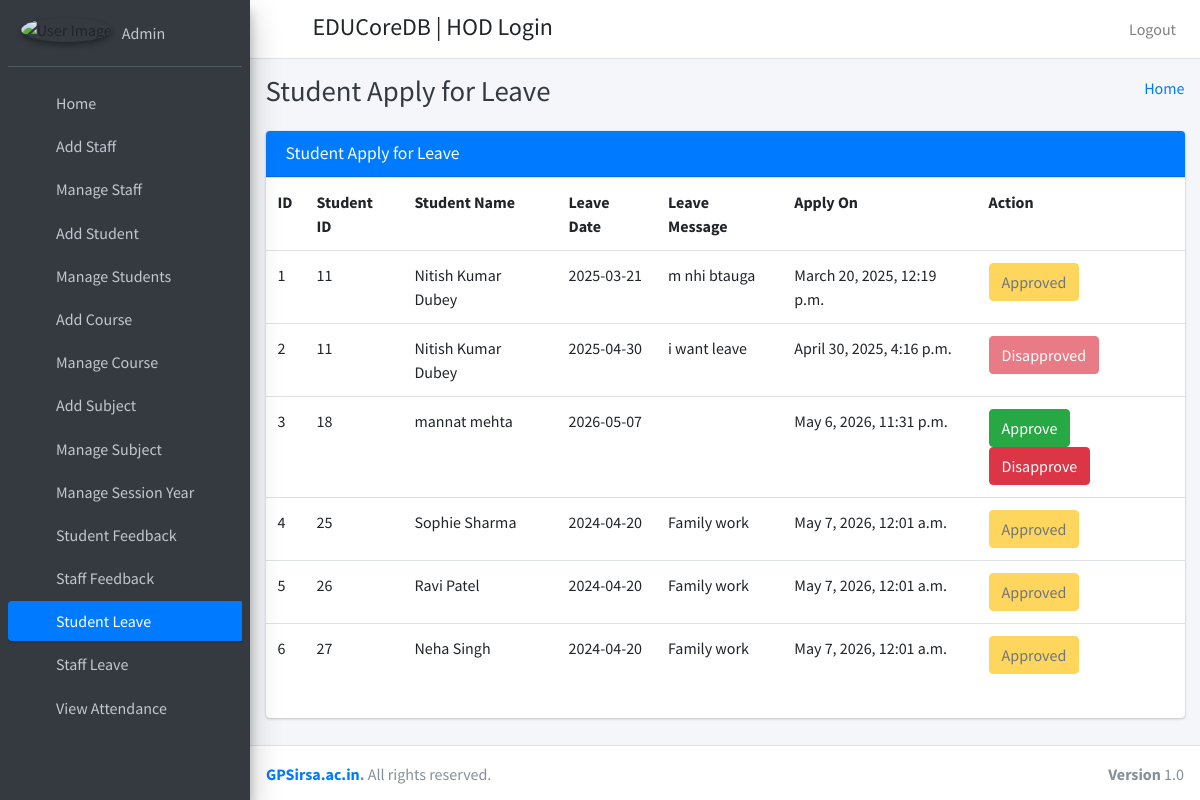
The page /student_leave_view (signed in) on the database its author committed.
### educoredb_app/models.py (models this page shows)
class CustomUser(AbstractUser):
    user_type_data=((1,"HOD"),(2,"Staff"),(3,"Student"))
    user_type=models.CharField(default=1,choices=user_type_data,max_length=10)

class LeaveReportStudent(models.Model):
    id=models.AutoField(primary_key=True)
    student_id=models.ForeignKey(Students,on_delete=models.CASCADE)
    leave_date=models.CharField(max_length=255)
    leave_message=models.TextField()
    leave_status=models.IntegerField(default=0)
    created_at=models.DateTimeField(auto_now_add=True)
    updated_at=models.DateTimeField(auto_now_add=True)
    objects=models.Manager()

class Students(models.Model):
    id=models.AutoField(primary_key=True)
    admin=models.OneToOneField(CustomUser,on_delete=models.CASCADE)
    gender=models.CharField(max_length=255)
    profile_pic=models.FileField()
    address=models.TextField()
    course_id=models.ForeignKey(Courses,on_delete=models.DO_NOTHING)
    session_year_id=models.ForeignKey(SessionYearModel,on_delete=models.CASCADE)
    created_at=models.DateTimeField(auto_now_add=True)
    updated_at=models.DateTimeField(auto_now_add=True)
    fcm_token=models.TextField(default="")
    objects = models.Manager()

### educoredb_app/HodViews.py (the view)
# urls.py: path('student_leave_view', HodViews.student_leave_view,name="student_leave_view"),
def student_leave_view(request):
    leaves=LeaveReportStudent.objects.all()
    return render(request,"hod_template/student_leave_view.html",{"leaves":leaves})

### educoredb_app/LoginCheckMiddleWare.py (called while the page is built, shortened)
    def process_view(self,request,view_func,view_args,view_kwargs):
        modulename=view_func.__module__
        print(modulename)
        user=request.user
        if user.is_authenticated:
            if user.user_type == "1":
                if request.path.startswith('/accounts/') or modulename == "educoredb_app.HodViews":
                    pass
                elif modulename == "educoredb_app.views" or modulename == "django.views.static":
                    pass
                elif modulename == "django.contrib.auth.views" or modulename =="django.contrib.admin.sites":
                    pass
                else:
                    return HttpResponseRedirect(reverse("admin_home"))
            else:
                return HttpResponseRedirect(reverse("show_login"))

### educoredb_app/templates/hod_template/student_leave_view.html
{% extends 'hod_template/base_template.html' %}
{% block page_title %}
Student Apply for Leave
{% endblock page_title %}
{% block main_content %}
    <section class="content">
      <div class="container-fluid">
          <div class="row">
              <div class="col-md-12">
            <div class="card card-primary">
              <div class="card-header">
                <h3 class="card-title">Student Apply for Leave</h3>
              </div>
                <div class="table">
                    <table class="table">
                        <tr>
                            <th>ID</th>
                            <th>Student ID</th>
                            <th>Student Name</th>
                            <th>Leave Date</th>
                            <th>Leave Message</th>
                            <th>Apply On</th>
                            <th>Action</th>
                        </tr>
                        {% for leave in leaves %}
                        <tr>
                            <td>{{ leave.id }}</td>
                            <td>{{ leave.student_id.admin.id }}</td>
                            <td>{{ leave.student_id.admin.first_name }} {{ leave.student_id.admin.last_name }}</td>
                            <td>{{ leave.leave_date }}</td>
                            <td>{{ leave.leave_message }}</td>
                            <td>{{ leave.created_at }}</td>
                            <td>
                                {% if leave.leave_status == 0 %}
                                <a href="{% url 'student_approve_leave' leave_id=leave.id %}" class="btn btn-success" >Approve</a>
                                <a class="btn btn-danger" href="{% url 'student_disapprove_leave' leave_id=leave.id %}" >Disapprove</a>
                                {% elif leave.leave_status == 1  %}
                                 <button class="btn btn-warning" disabled="disabled" data-toggle="modal" data-target="#reply_modal">Approved</button>
                                {% else %}
                                <button class="btn btn-danger" disabled="disabled" data-toggle="modal" data-target="#reply_modal">Disapproved</button>
                                {% endif %}
                            </td>
                        </tr>
                        {% endfor %}
                    </table>
                </div>
            </div>
          </div>
          </div>
      </div>
    </section>
{% endblock main_content %}

### educoredb_app/templates/hod_template/sidebar_template.html (shortened to what this page needs)
{% load static %}
  <aside class="main-sidebar sidebar-dark-primary elevation-4">
    <div class="sidebar">
      <div class="user-panel mt-3 pb-3 mb-3 d-flex">
        <div class="image">
          <img src="{% static "dist/img/user1-128x128.jpg" %}" class="img-circle elevation-2" alt="User Image">
        </div>
        <div class="info">
          <a href="{% url 'admin_profile' %}" class="d-block">{{ user.username }}</a>
        </div>
      </div>
      <nav class="mt-2">
        <ul class="nav nav-pills nav-sidebar flex-column" data-widget="treeview" role="menu" data-accordion="false">
          <li class="nav-item">
            {% url 'admin_home' as admin_home %}
            <a href="{{ admin_home }}" class="nav-link {% if request.path == admin_home %} active {% endif %}">
              <i class="nav-icon fas fa-th"></i>
              <p>
                Home
              </p>
            </a>
          </li>
          <li class="nav-item">
            {% url 'add_staff' as add_staff %}
            <a href="{{ add_staff }}" class="nav-link {% if request.path == add_staff %} active {% endif %}">
              <i class="nav-icon fas fa-th"></i>
              <p>
                Add Staff
              </p>
            </a>
          </li>
           <li class="nav-item">
              {% url 'manage_staff' as manage_staff %}
            {% url 'edit_staff' staff_id=id as edit_staff %}
            <a href="{% url 'manage_staff' %}" class="nav-link {% if request.path == manage_staff %} active {% endif %} {% if request.path == edit_staff %} active {% endif %}">
              <i class="nav-icon fas fa-th"></i>
              <p>
                Manage Staff
              </p>
            </a>
          </li>
          <li class="nav-item">
              {% url 'add_student' as add_student %}
            <a href="{% url 'add_student' %}" class="nav-link {% if request.path == add_student %} active {% endif %}">
              <i class="nav-icon fas fa-th"></i>
              <p>
                Add Student
              </p>
            </a>
          </li>
          <li class="nav-item">
              {% url 'manage_student' as manage_student %}
              {% url 'edit_student' student_id=id as edit_student %}
            <a href="{% url 'manage_student' %}" class="nav-link {% if request.path == manage_student %} active {% endif %} {% if request.path == edit_student %} active {% endif %}">
              <i class="nav-icon fas fa-th"></i>
              <p>
                Manage Students
              </p>
            </a>
          </li>
          <li class="nav-item">
            {% url 'add_course' as add_course %}
            <a href="{% url 'add_course' %}" class="nav-link {% if request.path == add_course %} active {% endif %}">
              <i class="nav-icon fas fa-th"></i>
              <p>
                Add Course
              </p>
            </a>
          </li>
          <li class="nav-item">
            {% url 'manage_course' as manage_course %}
              {% url 'edit_course' course_id=id as edit_course %}
            <a href="{% url 'manage_course' %}" class="nav-link {% if request.path == manage_course %} active {% endif %} {% if request.path == edit_course %} active {% endif %}">
              <i class="nav-icon fas fa-th"></i>
              <p>
                Manage Course
              </p>
            </a>
          </li>
          <li class="nav-item">
            {% url 'add_subject' as add_subject %}
            <a href="{% url 'add_subject' %}" class="nav-link {% if request.path == add_subject %} active {% endif %}">
              <i class="nav-icon fas fa-th"></i>
              <p>
                Add Subject
              </p>
            </a>
          </li>
          <li class="nav-item">
            {% url 'manage_subject' as manage_subject %}
            {% url 'edit_subject' subject_id=id as edit_subject %}
            <a href="{% url 'manage_subject' %}" class="nav-link {% if request.path == manage_subject %} active {% endif %} {% if request.path == edit_subject %} active {% endif %} ">
              <i class="nav-icon fas fa-th"></i>
              <p>
                Manage Subject
              </p>
            </a>
          </li>
          <li class="nav-item">
            {% url 'manage_session' as manage_session %}
            <a href="{% url 'manage_session' %}" class="nav-link {% if request.path == manage_session %} active {% endif %} ">
              <i class="nav-icon fas fa-th"></i>
              <p>
                Manage Session Year
              </p>
            </a>
          </li>
           <li class="nav-item">
             {% url 'student_feedback_message' as student_feedback_message %}
            <a href="{% url 'student_feedback_message' %}" class="nav-link {% if request.path == student_feedback_message %} active {% endif %}">
              <i class="nav-icon fas fa-th"></i>
              <p>
                Student Feedback
              </p>
            </a>
          </li>
           <li class="nav-item">
               {% url 'staff_feedback_message' as staff_feedback_message %}
            <a href="{% url 'staff_feedback_message' %}" class="nav-link {% if request.path == staff_feedback_message %} active {% endif %}">
              <i class="nav-icon fas fa-th"></i>
              <p>
                Staff Feedback
              </p>
            </a>
          </li>
           <li class="nav-item">
               {% url 'student_leave_view' as student_leave_view %}
            <a href="{% url 'student_leave_view' %}" class="nav-link {% if request.path == student_leave_view %} active {% endif %}">
              <i class="nav-icon fas fa-th"></i>
              <p>
                Student Leave
              </p>
            </a>
          </li>
            <li class="nav-item">
                 {% url 'staff_leave_view' as staff_leave_view %}
            <a href="{% url 'staff_leave_view' %}" class="nav-link {% if request.path == staff_leave_view %} active {% endif %}">
              <i class="nav-icon fas fa-th"></i>
              <p>
                Staff Leave
              </p>
            </a>
          </li>
          <li class="nav-item">
            {% url 'admin_view_attendance' as admin_view_attendance %}
             <a href="{% url 'admin_view_attendance' %}" class="nav-link {% if request.path == admin_view_attendance %} active {% endif %}">
              <i class="nav-icon fas fa-th"></i>
              <p>
                View Attendance
              </p>
            </a>
          </li>
          <li class="nav-item">
            {% url 'admin_send_notification_staff' as admin_send_notification_staff %}
             <a href="{% url 'admin_send_notification_staff' %}" class="nav-link {% if request.path == admin_send_notification_staff %} active {% endif %}">
            </a>
          </li>
        </ul>
      </nav>
    </div>
  </aside>

### rows shown on the page
CustomUser: username "Admin"
LeaveReportStudent: id "1", student_id.admin.id "11", student_id.admin.first_name "Nitish", student_id.admin.last_name "Kumar Dubey", leave_date "2025-03-21", leave_message "m nhi btauga", created_at "March 20, 2025, 12:19 p.m.", leave_status "Approved"
LeaveReportStudent: id "2", student_id.admin.id "11", student_id.admin.first_name "Nitish", student_id.admin.last_name "Kumar Dubey", leave_date "2025-04-30", leave_message "i want leave", created_at "April 30, 2025, 4:16 p.m.", leave_status "Disapproved"
LeaveReportStudent: id "3", student_id.admin.id "18", student_id.admin.first_name "mannat", student_id.admin.last_name "mehta", leave_date "2026-05-07", created_at "May 6, 2026, 11:31 p.m.", leave_status "Approve"
LeaveReportStudent: id "4", student_id.admin.id "25", student_id.admin.first_name "Sophie", student_id.admin.last_name "Sharma", leave_date "2024-04-20", leave_message "Family work", created_at "May 7, 2026, 12:01 a.m.", leave_status "Approved"
LeaveReportStudent: id "5", student_id.admin.id "26", student_id.admin.first_name "Ravi", student_id.admin.last_name "Patel", leave_date "2024-04-20", leave_message "Family work", created_at "May 7, 2026, 12:01 a.m.", leave_status "Approved"
LeaveReportStudent: id "6", student_id.admin.id "27", student_id.admin.first_name "Neha", student_id.admin.last_name "Singh", leave_date "2024-04-20", leave_message "Family work", created_at "May 7, 2026, 12:01 a.m.", leave_status "Approved"
